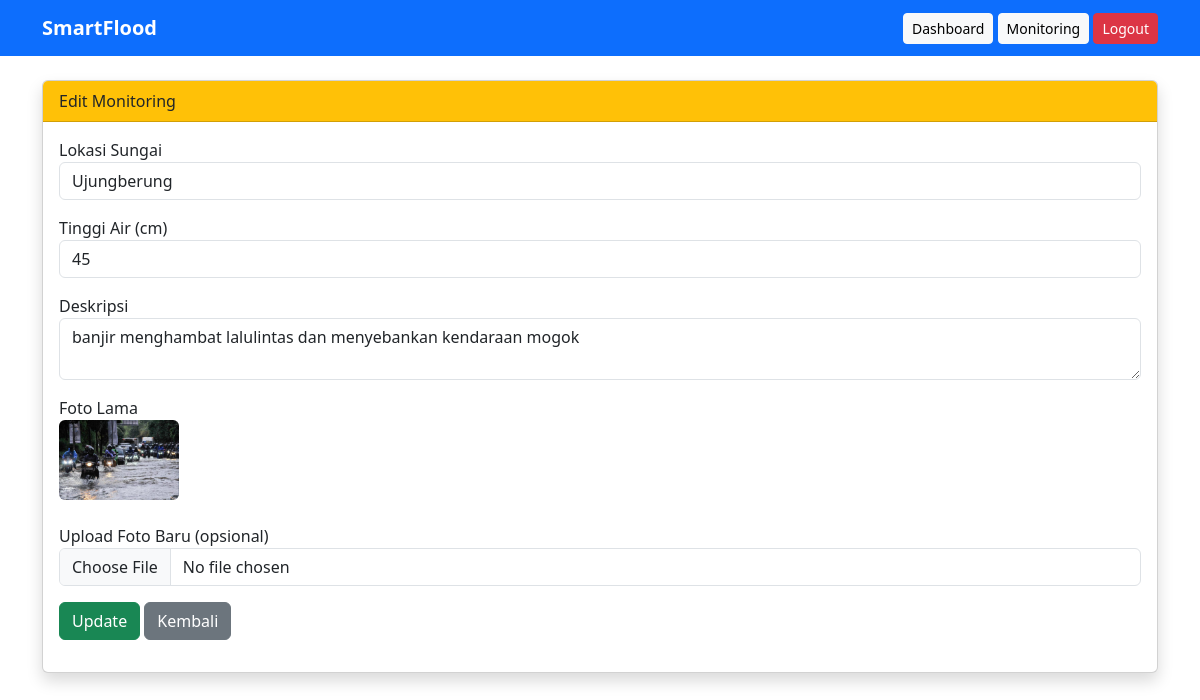
Page /edit_monitoring.php?id=5 (signed in) on the committed database.
### tables this page shows
CREATE TABLE `monitoring` (
  `id` int(11) NOT NULL,
  `user_id` int(11) NOT NULL,
  `lokasi_sungai` varchar(100) NOT NULL,
  `waktu_pengukuran` datetime NOT NULL,
  `tinggi_air` int(11) NOT NULL,
  `status_banjir` varchar(20) NOT NULL,
  `deskripsi` text DEFAULT NULL,
  `foto_bukti` varchar(255) DEFAULT NULL
);

### edit_monitoring.php (the view, shortened to what this page needs)
<?php
include 'koneksi.php';
$id = $_GET['id'];
$data = mysqli_fetch_assoc(mysqli_query($conn, "SELECT * FROM monitoring WHERE id='$id'"));
?>
<?php include 'navbar.php'; ?>
<link href="https://cdn.jsdelivr.net/npm/bootstrap@5.3.0/dist/css/bootstrap.min.css" rel="stylesheet">
<div class="container mt-4">
    <div class="card shadow">
        <div class="card-header bg-warning">
            Edit Monitoring
        </div>
        <div class="card-body">
            <form method="POST" enctype="multipart/form-data">
                <div class="mb-3">
                    <label>Lokasi Sungai</label>
                    <input type="text" class="form-control" value="<?= $data['lokasi_sungai']; ?>" readonly>
                </div>
                <div class="mb-3">
                    <label>Tinggi Air (cm)</label>
                    <input type="number" name="tinggi" class="form-control" value="<?= $data['tinggi_air']; ?>" required>
                </div>
                <div class="mb-3">
                    <label>Deskripsi</label>
                    <textarea name="deskripsi" class="form-control"><?= $data['deskripsi']; ?></textarea>
                </div>
                <div class="mb-3">
                    <label>Foto Lama</label><br>
                    <img src="uploads/<?= $data['foto_bukti']; ?>" width="120" class="rounded mb-2">
                </div>
                <div class="mb-3">
                    <label>Upload Foto Baru (opsional)</label>
                    <input type="file" name="foto" class="form-control">
                </div>
                <button type="submit" name="update" class="btn btn-success">Update</button>
                <a href="monitoring.php" class="btn btn-secondary">Kembali</a>
            </form>
        </div>
    </div>
</div>

### rows in the picture
monitoring: lokasi_sungai "Ujungberung", tinggi "45", deskripsi "banjir menghambat lalulintas dan menyebankan kendaraan mogok", foto_bukti (picture)
